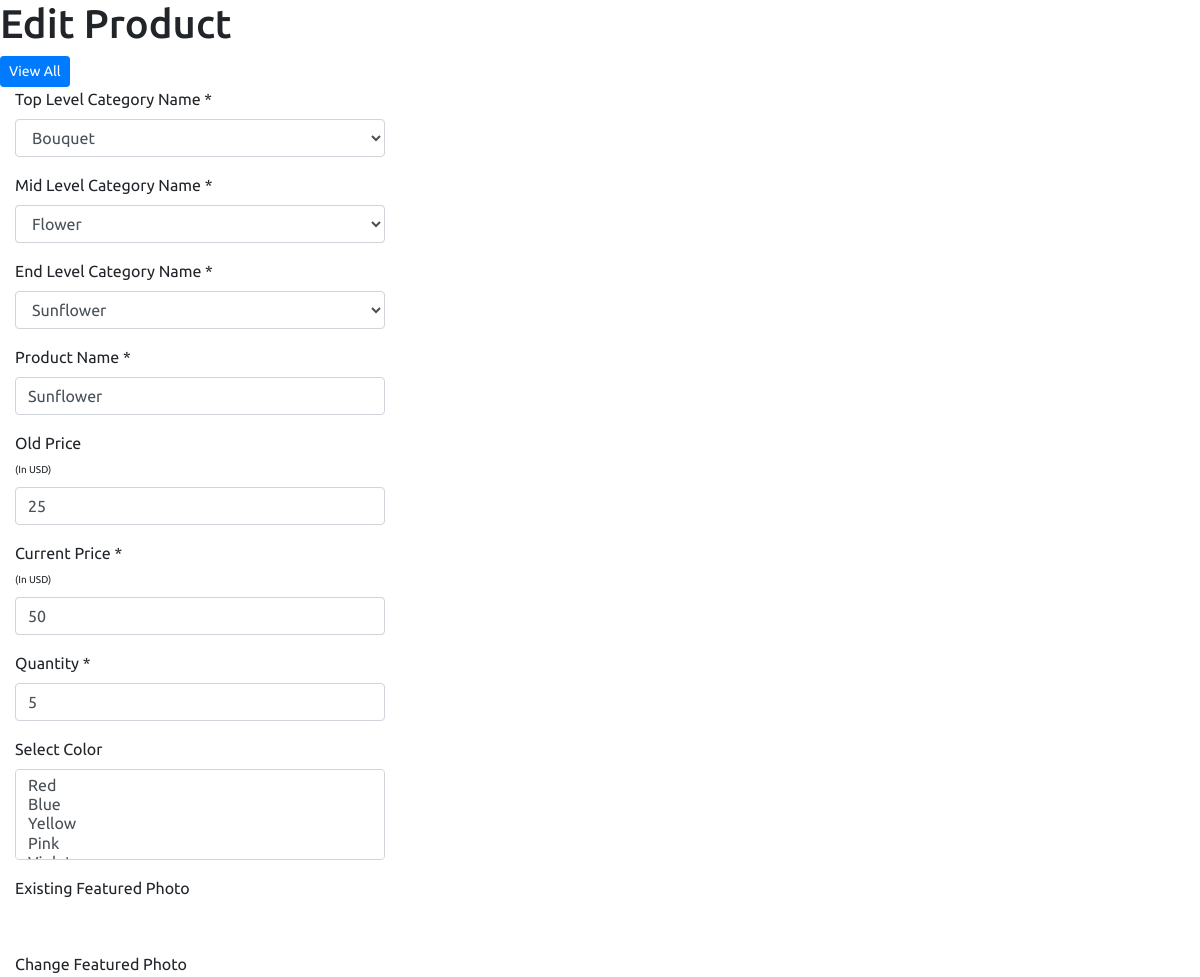
Page /admin/product/product-edit.php?id=20 (upper part) on the earlier database version.
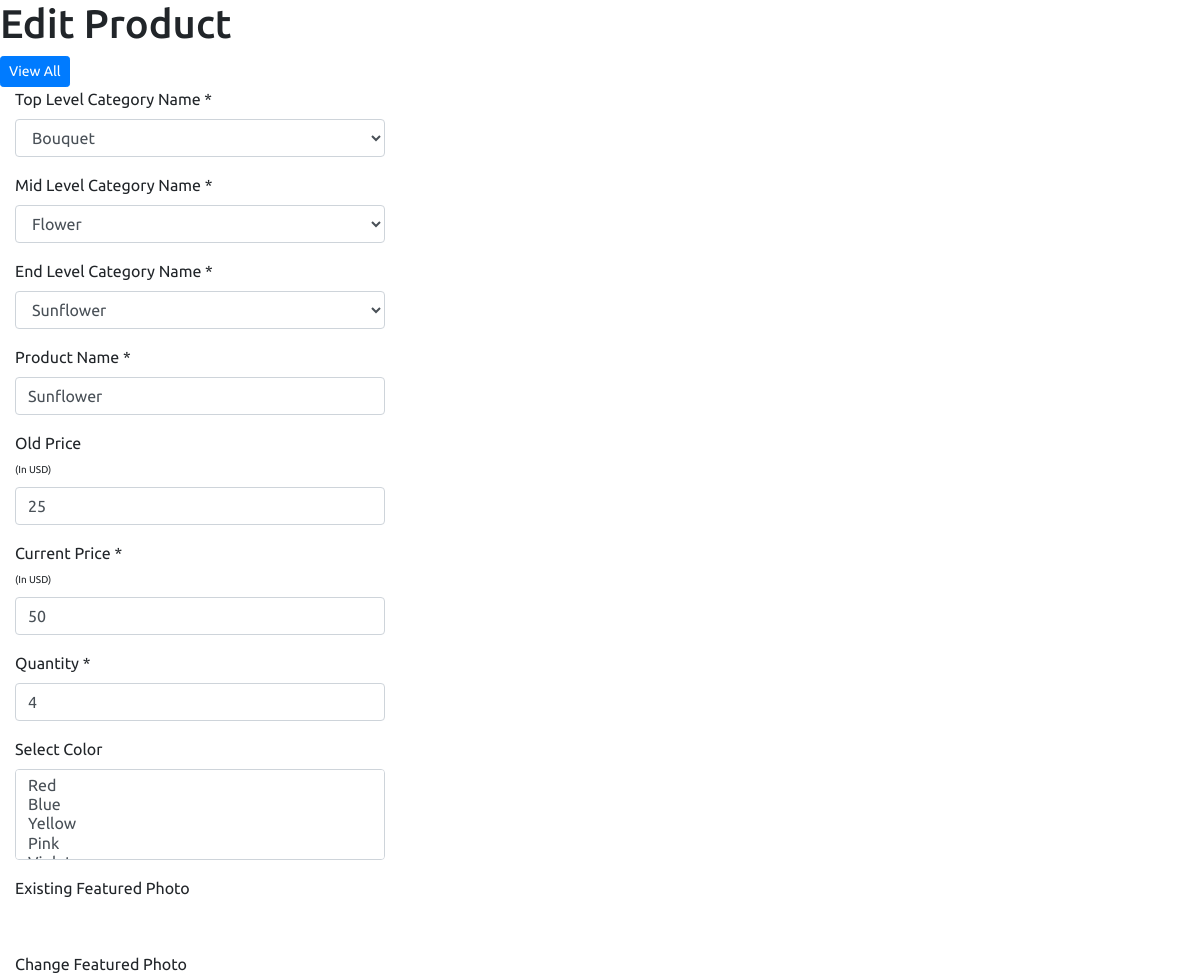
Same page on the later database version.
### tables this page shows
CREATE TABLE `product` (
  `p_id` int(11) NOT NULL,
  `name` varchar(255) NOT NULL,
  `old_price` varchar(10) NOT NULL,
  `current_price` varchar(10) NOT NULL,
  `quantity` int(10) NOT NULL,
  `featured_photo` varchar(255) NOT NULL,
  `description` text NOT NULL,
  `short_description` text NOT NULL,
  `feature` text NOT NULL,
  `other_photo` text NOT NULL,
  `condition` text NOT NULL,
  `is_featured` int(1) NOT NULL,
  `is_active` int(1) NOT NULL,
  `ecat_id` int(11) NOT NULL
);

CREATE TABLE `end_category` (
  `ecat_id` int(11) NOT NULL,
  `ecat_name` varchar(255) NOT NULL,
  `mcat_id` int(11) NOT NULL
);

### admin/product/product-edit.php (the view, shortened to what the changed rows need)
<?php
require_once('../header.php');
?>
<section class="content-header">
	<div class="content-header-left">
		<h1>Edit Product</h1>
	</div>
</section>
<?php
$statement = $pdo->prepare("SELECT * FROM product WHERE p_id=?");
$statement->execute(array($_REQUEST['id']));
$result = $statement->fetchAll(PDO::FETCH_ASSOC);
foreach ($result as $row) {
	$name = $row['name'];
	$old_price = $row['old_price'];
	$current_price = $row['current_price'];
	$quantity = $row['quantity'];
	$ecat_id = $row['ecat_id'];
}
$statement = $pdo->prepare("SELECT *
                        FROM end_category t1
                        JOIN mid_category t2
                        ON t1.mcat_id = t2.mcat_id
                        JOIN top_category t3
                        ON t2.tcat_id = t3.tcat_id
                        WHERE t1.ecat_id=?");
$statement->execute(array($ecat_id));
$result = $statement->fetchAll(PDO::FETCH_ASSOC);
foreach ($result as $row) {
    $mcat_id = $row['mcat_id'];
}
?>
<section class="content">
	<div class="row">
		<div class="col-md-12">
			<form class="form-horizontal" action="" method="post" enctype="multipart/form-data">
				<div class="box box-info">
					<div class="box-body">
						<div class="form-group">
							<div class="col-sm-4">
								<select name="ecat_id" class="form-control select2 end-cat">
		                            <?php
		                            $statement = $pdo->prepare("SELECT * FROM end_category WHERE mcat_id = ? ORDER BY ecat_name ASC");
		                            $statement->execute(array($mcat_id));
		                            $result = $statement->fetchAll(PDO::FETCH_ASSOC);
		                            foreach ($result as $row) {
		                                ?>
		                                <option value="<?php echo $row['ecat_id']; ?>" <?php if($row['ecat_id'] == $ecat_id){echo 'selected';} ?>><?php echo $row['ecat_name']; ?></option>
		                                <?php
		                            }
		                            ?>
		                        </select>
							</div>
						</div>
						<div class="form-group">
							<div class="col-sm-4">
								<input type="text" name="name" class="form-control" value="<?php echo $name; ?>">
							</div>
						</div>
						<div class="form-group">
							<div class="col-sm-4">
								<input type="text" name="old_price" class="form-control" value="<?php echo $old_price; ?>">
							</div>
						</div>
						<div class="form-group">
							<div class="col-sm-4">
								<input type="text" name="current_price" class="form-control" value="<?php echo $current_price; ?>">
							</div>
						</div>
						<div class="form-group">
							<div class="col-sm-4">
								<input type="text" name="quantity" class="form-control" value="<?php echo $quantity; ?>">
							</div>
						</div>
						</div>
						</div>
					</div>
				</div>
</section>

Differences in the rows shown:
changed product "Sunflower": quantity "5" → "4"
